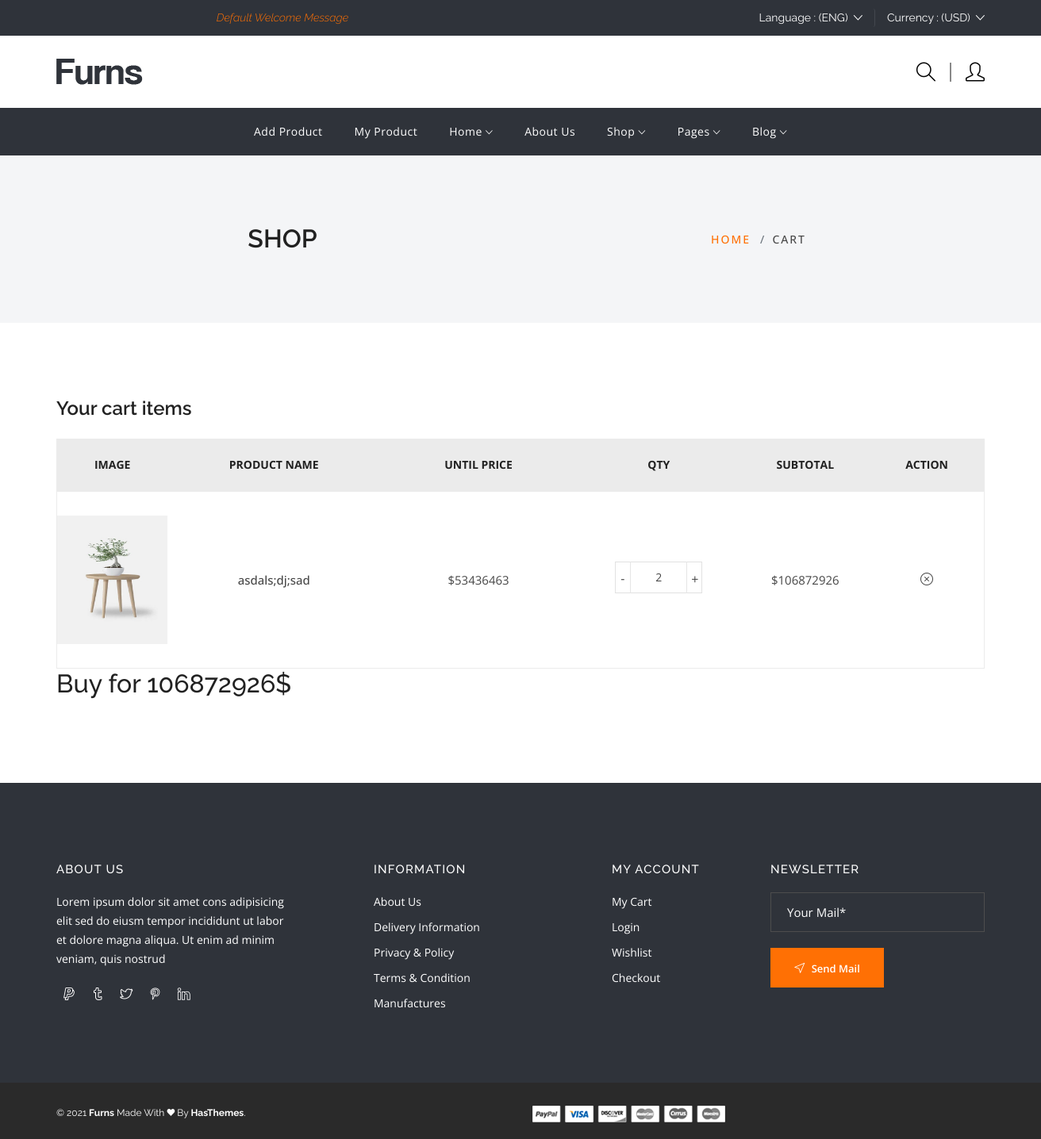
/project/cart/ (signed in), run on the app's committed database.
### project/models.py (models this page shows)
class Cart ( models.Model ):
    user = models.ForeignKey ( User, on_delete=models.CASCADE,
                               related_name="cart" )
    count = models.IntegerField ()
    product = models.ForeignKey ( Product, on_delete=models.CASCADE )

class Product ( models.Model ):
    name = models.CharField ( max_length=25 )
    price = models.IntegerField ()
    count = models.IntegerField ()
    description = models.TextField ()
    user = models.ForeignKey ( User, on_delete=models.CASCADE )

class Photo ( models.Model ):
    product = models.ForeignKey ( Product, on_delete=models.CASCADE,
                                  related_name="photo" )
    photo_url = models.ImageField ( upload_to="images" )

### project/views.py (the view)
def cart(request):
    product = Cart.objects.all ().filter ( user_id=request.user.id )
    total = 0
    for i in product:
        total += (i.count * i.product.price)
    data = {
        'product': product,
        'total': total,
        'key': settings.STRIPE_PUBLISHABLE_KEY,
    }
    return render ( request, 'cart.html', data )

### project/filter.py (called while the page is built)
@register.filter
def total(price, count):
    return price * count

### project/templates/cart.html (shortened to what this page needs)
{% extends "layout.html" %}
{% load static %}
{% load filter %}
{%block content%}
    <div class="breadcrumb-area">
        <div class="container">
            <div class="row">
                <div class="col-12">
                    <div class="row breadcrumb_box  align-items-center">
                        <div class="col-lg-6 col-md-6 col-sm-12 text-center text-md-start">
                            <h2 class="breadcrumb-title">Shop</h2>
                        </div>
                        <div class="col-lg-6  col-md-6 col-sm-12">
                            <ul class="breadcrumb-list text-center text-md-end">
                                <li class="breadcrumb-item"><a href="{%url 'index' %}">Home</a></li>
                                <li class="breadcrumb-item active">Cart</li>
                            </ul>
                        </div>
                    </div>
                </div>
            </div>
        </div>
    </div>
    <div class="cart-main-area pt-100px pb-100px">
        <div class="container">
            <h3 class="cart-page-title">Your cart items</h3>
            <div class="row">
                <div class="col-lg-12 col-md-12 col-sm-12 col-12">
                    <form action="#">
                        <div class="table-content table-responsive cart-table-content">
                            <table>
                                <thead>
                                    <tr>
                                        <th>Image</th>
                                        <th>Product Name</th>
                                        <th>Until Price</th>
                                        <th>Qty</th>
                                        <th>Subtotal</th>
                                        <th>Action</th>
                                    </tr>
                                </thead>
                                {%for i in product%}
                                <tbody>
                                <tr>
                                    <td class="product-thumbnail">
                                            <a href="#"><img class="img-responsive ml-15px" src="/media/{{i.product.photo.first.photo_url}}" alt="" /></a>
                                        </td>
                                        <td class="product-name"><a href="#">{{i.product.name}}</a></td>
                                        <td class="product-price-cart"><span class="amount">${{i.product.price}}</span></td>
                                        <td class="product-quantity">
                                            <div class="cart-plus-minus">
                                                <input class="cart-plus-minus-box" type="text" name="qtybutton" value="{{i.count}}" />
                                            </div>
                                        </td>
                                        <td class="product-subtotal">${{i.product.price|total:i.count}}</td>
                                        <td class="product-remove">
                                            <a href="{% url 'delete2' i.product.id %}"><i class="icon-close"></i></a>
                                        </td>
                                </tr>
                                </tbody>
                                {%endfor%}
                            </table>
                        </div>
                         </form>
                        <h2>Buy for {{total}}$</h2>
                </div>
            </div>
        </div>
    </div>
{%endblock%}

### data on the page
Cart: product.photo.first.photo_url (picture), product.name "asdals;dj;sad", product.price "53436463", qtybutton "2", product.price|total "106872926"

### other printed values
{{ total }} "106872926"
